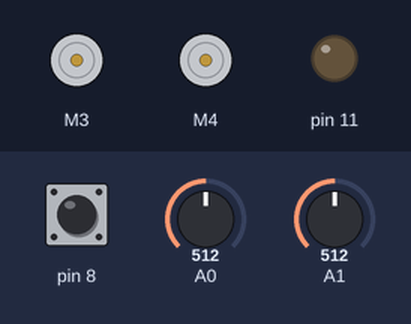
Bench run of a sketch on a simulated Arduino Uno, built with avr-gcc and run on an emulated ATmega328P. On the bench: 2 × DC motor (green arrow = forward, orange = backward, longer = faster), output pins drawn as LEDs (lit = HIGH). The inputs (shaded band) are chosen by the test bench; at power-on: pin 8 HIGH, A0 = 512, A1 = 512.

Above: at 0.1 s.
At 3.8 s:
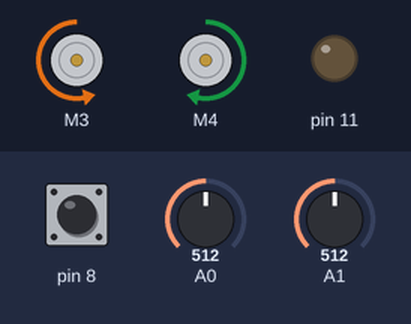
3.9 s: pin 8 pulsed LOW 5 times (0.12 s each, 0.3 s apart)
At 5.6 s:
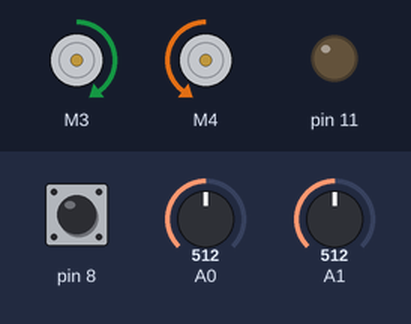
Timing chart, 0 to 7.1 s (numbered marks = the images above; inputs shaded):
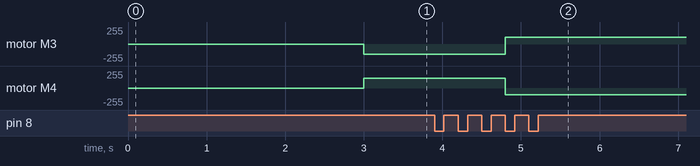

Measured:
- after the input at 3.9 s, motor M3: backward 150/255 → forward 100/255 after 0.90 s; motor M4: forward 150/255 → backward 100/255 after 0.90 s

The sketch:

Test_locateMove.ino
```cpp
#include <Adafruit_MotorShield.h>
#include <Wire.h>
#include <Angus_Lib.h>

void setup() {
  // put your setup code here, to run once:
  initialize();
  digitalWrite(13,HIGH);
  delay(1000);
  digitalWrite(13,LOW);
  delay(2000);
  Serial.begin(9600);
  locateCandle(CANDLE_LOCATE_SPEED, true);
  digitalWrite(13,HIGH);
//  delay(1000);
//  digitalWrite(13,LOW);
//  delay(1000);
  moveToCandle(CANDLE_MOVE_SPEED, 10000);
}

void loop() {
  // put your main code here, to run repeatedly:

}
```
